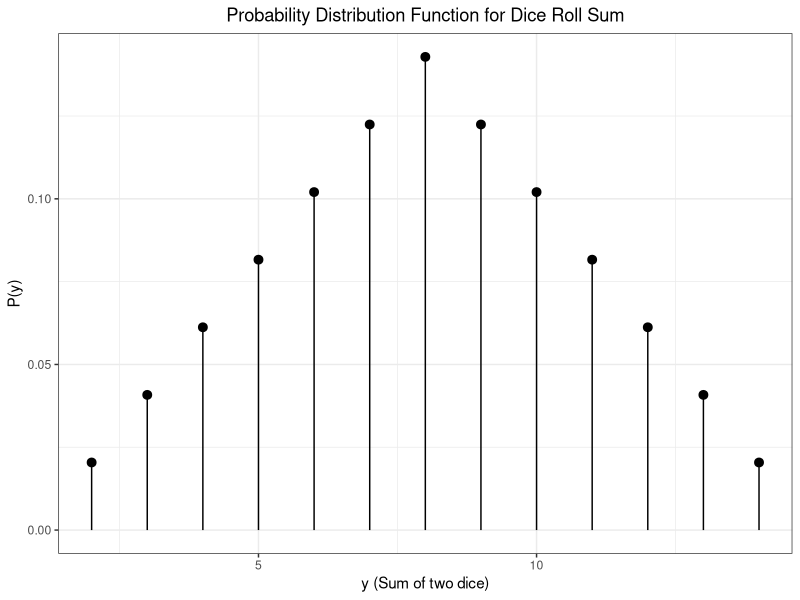
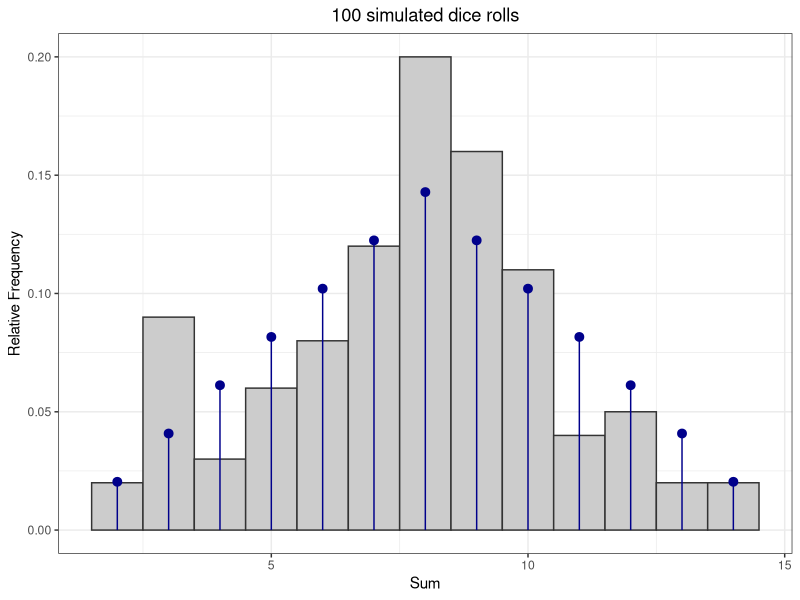
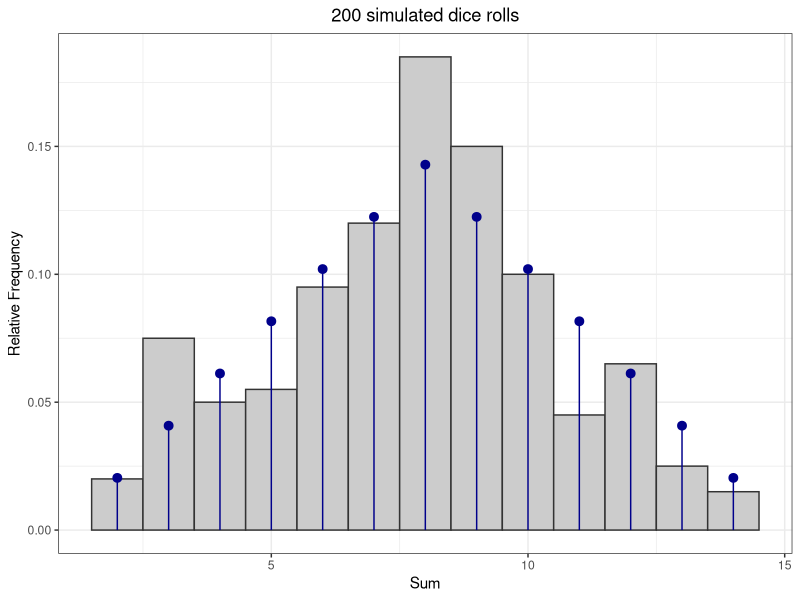
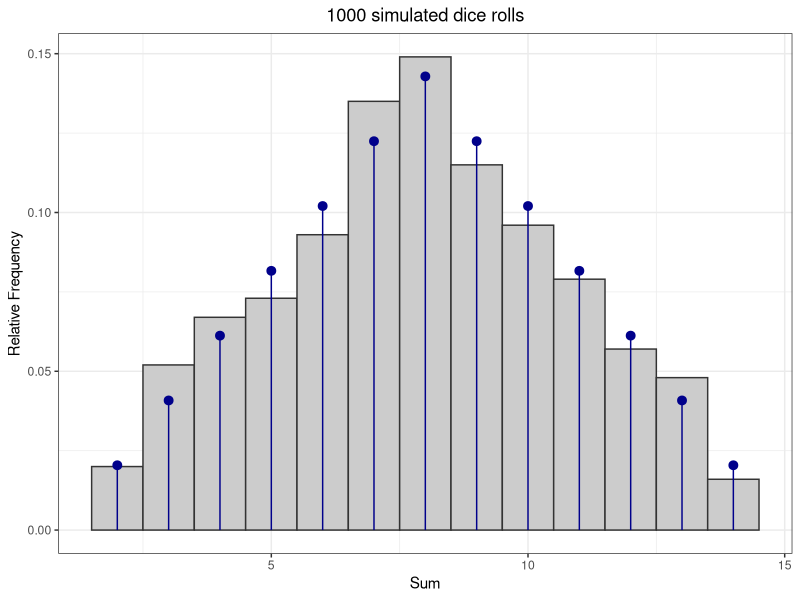
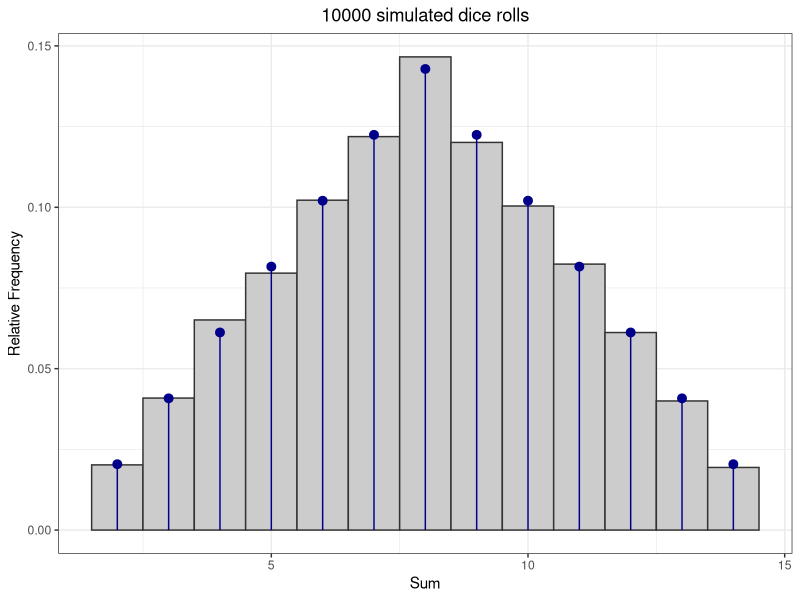
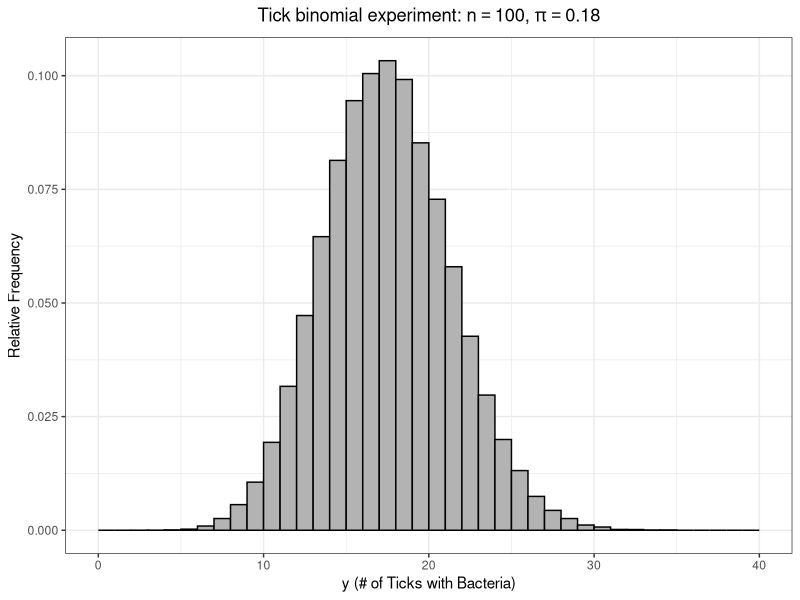
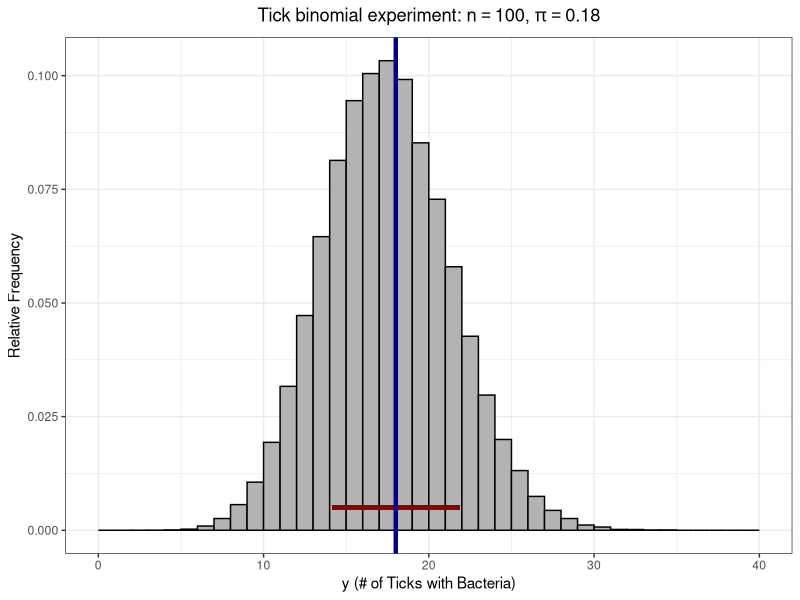
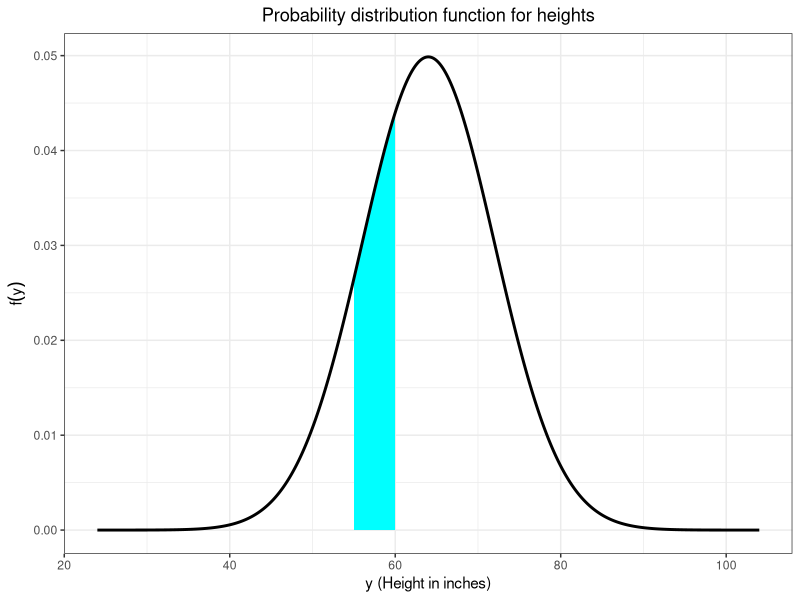

Here is the R script that generated these plots, in order:
############ Prereqs ############
options(stringsAsFactors = FALSE, scipen = 600)
oldPar <- par()
os <- Sys.info()["sysname"]
baseDir <- ifelse(os == "Windows", "C:/Users/ptrainor/gdrive", "~/gdrive")

library(tidyverse)
library(ggrepel)

setwd(paste0(baseDir, "/iTeach/AST_505/myLectures/lecture6_RandomVariablesProbDist"))

############ Roll of two die ############
df1 <- expand.grid(a = 1:7, b = 1:7)
df1$Sum <- df1$a + df1$b
df2 <- df1 %>% group_by(Sum) %>% summarize(ways = n())
df2$relFreq <- df2$ways / sum(df2$ways)

png(file = "diceRollPDF.png", height = 4, width = 6, units = "in", res = 600)
ggplot(df2, aes(x = Sum, ymin = 0, ymax = relFreq, y = relFreq)) + geom_pointrange() + theme_bw() + 
  labs(x = "y (Sum of two dice)", y = "P(y)") + ggtitle("Probability Distribution Function for Dice Roll Sum")+
  theme(plot.title = element_text(hjust = 0.5))
dev.off()

set.seed(3)
a <- sample(1:7, 10000, replace = TRUE)
set.seed(33)
b <- sample(1:7, 10000, replace = TRUE)
df3 <- data.frame(Sum = a + b)
df3$a <- "a"

png(file = "diceRollHist1.png", height = 4, width = 6, units = "in", res = 600)
ggplot(df3[1:100,], aes(x = Sum, y = (..count..)/sum(..count..))) + 
  geom_histogram(binwidth = 1, color = "grey20", fill = "grey80") + 
  geom_pointrange(data = df2, mapping = aes(x = Sum, ymin = 0, ymax = relFreq, y = relFreq), color = "darkblue") + 
  theme_bw() + ylab("Relative Frequency") + ggtitle("100 simulated dice rolls")+
  theme(plot.title = element_text(hjust = 0.5))
dev.off()

png(file = "diceRollHist2.png", height = 4, width = 6, units = "in", res = 600)
ggplot(df3[1:200,], aes(x = Sum, y = (..count..)/sum(..count..))) + 
  geom_histogram(binwidth = 1, color = "grey20", fill = "grey80") + 
  geom_pointrange(data = df2, mapping = aes(x = Sum, ymin = 0, ymax = relFreq, y = relFreq), color = "darkblue") + theme_bw() +
  ylab("Relative Frequency") + ggtitle("200 simulated dice rolls")+
  theme(plot.title = element_text(hjust = 0.5))
dev.off()

png(file = "diceRollHist3.png", height = 4, width = 6, units = "in", res = 600)
ggplot(df3[1:1000,], aes(x = Sum, y = (..count..)/sum(..count..))) + 
  geom_histogram(binwidth = 1, color = "grey20", fill = "grey80") + 
  geom_pointrange(data = df2, mapping = aes(x = Sum, ymin = 0, ymax = relFreq, y = relFreq), color = "darkblue") + theme_bw() +
  ylab("Relative Frequency") + ggtitle("1000 simulated dice rolls")+
  theme(plot.title = element_text(hjust = 0.5))
dev.off()

png(file = "diceRollHist4.png", height = 4, width = 6, units = "in", res = 600)
ggplot(df3, aes(x = Sum, y = (..count..)/sum(..count..))) + 
  geom_histogram(binwidth = 1, color = "grey20", fill = "grey80") + 
  geom_pointrange(data = df2, mapping = aes(x = Sum, ymin = 0, ymax = relFreq, y = relFreq), color = "darkblue") + theme_bw() +
  ylab("Relative Frequency") + ggtitle("10000 simulated dice rolls")+
  theme(plot.title = element_text(hjust = 0.5))
dev.off()

########### Tick example ###########
dbinom(0, 10, .18) + dbinom(1, 10, .18) + dbinom(2, 10, .18)
1 - pbinom(2, 10, .18)

set.seed(333)
df4 <- data.frame(x = rbinom(100000, 100, .18))

png(file = "TickBinom.png", height = 4, width = 6, units = "in", res = 600)
ggplot(df4, aes(x = x, y = (..count..)/sum(..count..))) + 
  geom_histogram(breaks = 0:100, color = "black", fill = "grey70") + 
  xlim(0, 40) + labs(x = "y (# of Ticks with Bacteria)", y = "Relative Frequency") + theme_bw() +
  ggtitle(expression(paste('Tick binomial experiment: ', n == 100, ", ", pi == 0.18)))+
  theme(plot.title = element_text(hjust = 0.5))
dev.off()

sqrt(100*.18*(1-.18))

png(file = "TickBinom2.png", height = 4, width = 6, units = "in", res = 600)
ggplot(df4, aes(x = x, y = (..count..)/sum(..count..))) + 
  geom_histogram(breaks = 0:100, color = "black", fill = "grey70") + 
  geom_segment(aes(x = 18, xend = 18 + sqrt(100*.18*(1-.18)), y = .005, yend = .005), color = "darkred", lwd = 1.5) +
  geom_segment(aes(x = 18, xend = 18 - sqrt(100*.18*(1-.18)), y = .005, yend = .005), color = "darkred", lwd = 1.5) +
  geom_vline(xintercept = 18, color = "darkblue", lwd = 1.5) +
  xlim(0, 40) + labs(x = "y (# of Ticks with Bacteria)", y = "Relative Frequency") + theme_bw() +
  ggtitle(expression(paste('Tick binomial experiment: ', n == 100, ", ", pi == 0.18)))+
  theme(plot.title = element_text(hjust = 0.5))
dev.off()


18 + 2 * sqrt(100*.18*(1-.18))


########### Continuous RV's ###########
png(file = "NormalHeights.png", height = 4, width = 6, units = "in", res = 600)
ggplot(data.frame(x = c(24, 104)), aes(x)) + 
  stat_function(fun = function(x) dnorm(x, 64, 8), xlim = c(55, 60), geom = "area", fill = "cyan", n = 10000) +
  stat_function(fun = function(x) dnorm(x, 64, 8), lwd = 1, n = 50000) + 
  theme_bw() + labs(x = "y (Height in inches)", y = expression(f(y))) +
  ggtitle("Probability distribution function for heights") +
  theme(plot.title = element_text(hjust = 0.5))
dev.off()

png(file = "StandardNorm1.png", height = 4, width = 6, units = "in", res = 600)
ggplot(data.frame(x = c(-5, 5)), aes(x)) + 
  stat_function(fun = function(x) dnorm(x), xlim = c(-1, 1), geom = "area", fill = "cyan", n = 10000) +
  stat_function(fun = function(x) dnorm(x), lwd = 1, n = 50000) + 
  scale_x_continuous(breaks = c(-1, 0, 1), labels = c(expression(-sigma==-1), expression(mu==0), expression(sigma==1))) +
  theme_bw() + labs(x = "y", y = expression(f(y))) +
  annotate("label", 0, 0.1, label = "68.27%\n or 0.6827") +
  ggtitle("The Standard Normal Distribution") +
  theme(plot.title = element_text(hjust = 0.5))
dev.off()

png(file = "StandardNorm2.png", height = 4, width = 6, units = "in", res = 600)
ggplot(data.frame(x = c(-5, 5)), aes(x)) + 
  stat_function(fun = function(x) dnorm(x), xlim = c(-2, 2), geom = "area", fill = "cyan", n = 10000) +
  stat_function(fun = function(x) dnorm(x), lwd = 1, n = 50000) + 
  scale_x_continuous(breaks = c(-2, 0, 2), labels = c(expression(-2*sigma==-2), expression(mu==0), expression(2*sigma==2))) +
  theme_bw() + labs(x = "y", y = expression(f(y))) +
  annotate("label", 0, 0.1, label = "95.45%\n or 0.9545") +
  ggtitle("The Standard Normal Distribution") +
  theme(plot.title = element_text(hjust = 0.5))
dev.off()

png(file = "StandardNorm3.png", height = 4, width = 6, units = "in", res = 600)
ggplot(data.frame(x = c(-5, 5)), aes(x)) + 
  stat_function(fun = function(x) dnorm(x), xlim = c(-3, 3), geom = "area", fill = "cyan", n = 10000) +
  stat_function(fun = function(x) dnorm(x), lwd = 1, n = 50000) + 
  scale_x_continuous(breaks = c(-3, 0, 3), labels = c(expression(-3*sigma==-3), expression(mu==0), expression(3*sigma==3))) +
  theme_bw() + labs(x = "y", y = expression(f(y))) +
  annotate("label", 0, 0.1, label = "99.73%\n or 0.9973") +
  ggtitle("The Standard Normal Distribution") +
  theme(plot.title = element_text(hjust = 0.5))
dev.off()

png(file = "StandardNorm4.png", height = 4, width = 6, units = "in", res = 600)
p1 <- ggplot(data.frame(x = c(-5, 5)), aes(x)) + 
  stat_function(fun = function(x) dnorm(x), xlim = c(-5, 1), geom = "area", fill = "cyan", n = 10000) +
  stat_function(fun = function(x) dnorm(x), lwd = 1, n = 50000) + xlim(-3, 3) +
  scale_x_continuous(breaks = c(1), labels = c(expression(z==1))) +
  theme_bw() + labs(x = "z", y = "Normal density") +
  annotate("label", 0, 0.15, label = expression(P(Z <= z)==0.8413)) +
  ggtitle("The Standard Normal Distribution") +
  theme(plot.title = element_text(hjust = 0.5))
show(p1)
dev.off()

p2 <- ggplot(data.frame(x = c(-5, 5)), aes(x)) + 
  stat_function(fun = function(x) dnorm(x), xlim = c(1, 5), geom = "area", fill = "hotpink", n = 10000) +
  stat_function(fun = function(x) dnorm(x), lwd = 1, n = 50000) + xlim(-3, 3) +
  scale_x_continuous(breaks = c(1), labels = c(expression(z==1))) +
  theme_bw() + labs(x = "z", y = "Normal density") +
  annotate("label", 3.7, 0.175, label = expression(P(Z > z)==1-P(Z<=z))) +
  annotate("label", 3.7, 0.125, label = expression(1-P(Z<=z)==1-0.8413)) +
  annotate("label", 3.7, 0.075, label = expression(1-P(Z<=z)==0.1587)) +
  ggtitle("The Standard Normal Distribution") +
  theme(plot.title = element_text(hjust = 0.5))

png(file = "StandardNorm5.png", height = 7, width = 6, units = "in", res = 600)
print(gridExtra::grid.arrange(p1, p2))
dev.off()

png(file = "StandardNorm6.png", height = 4, width = 6, units = "in", res = 600)
ggplot(data.frame(x = c(-5, 5)), aes(x)) + 
  stat_function(fun = function(x) dnorm(x), xlim = c(0, 1), geom = "area", fill = "limegreen", n = 10000) +
  stat_function(fun = function(x) dnorm(x), lwd = 1, n = 50000) + xlim(-3, 3) +
  scale_x_continuous(breaks = c(0, 1), labels = c(expression(z[1]==0), expression(z[2]==1))) +
  theme_bw() + labs(x = "z", y = "Normal density") +
  annotate("label", 3.7, 0.175, label = expression(P(z[2] <= Z)-P(z[1] <= Z))) +
  annotate("label", 3.7, 0.125, label = expression(P(z[2] <= 1)-P(z[1] <= 0))) +
  annotate("label", 3.7, 0.075, label = expression(0.841-0.500 == 0.341)) +
  ggtitle("The Standard Normal Distribution") +
  theme(plot.title = element_text(hjust = 0.5))
dev.off()

########### Trout ###########
(5.00-4.03)/(1.65)
pnorm((5.00-4.03)/(1.65))

